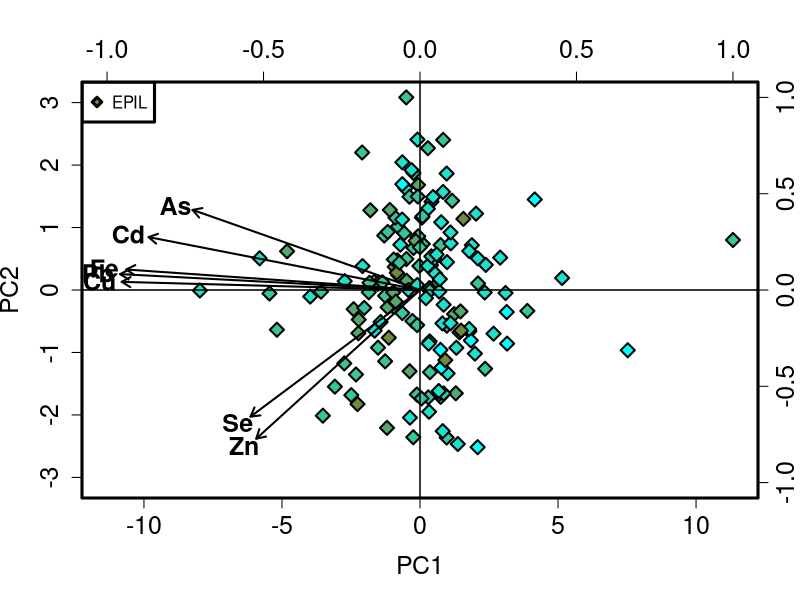
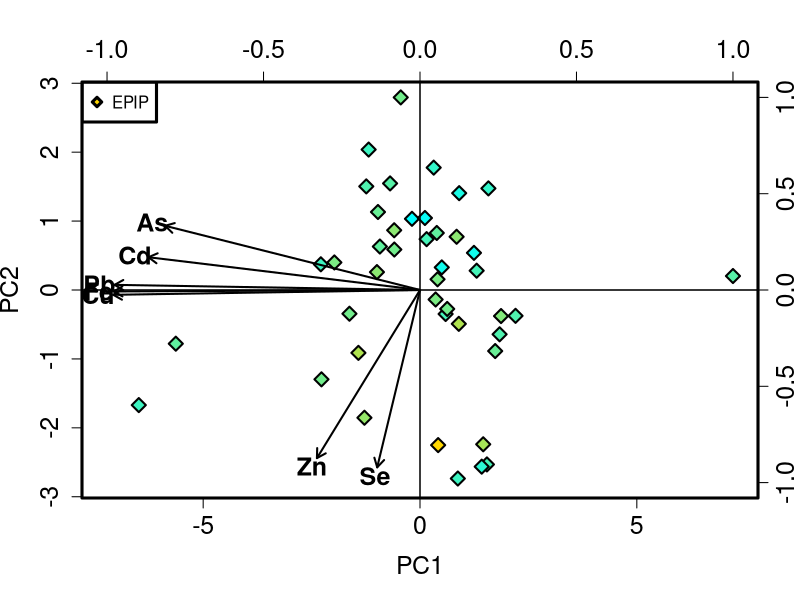
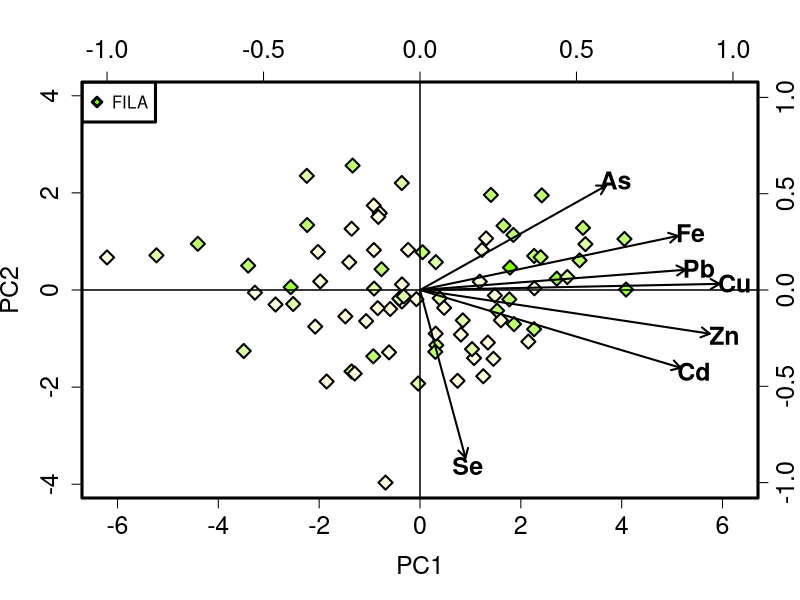

R code for these plots, in order:
library("readr")
library("corrplot")
library("vegan")

alldata <- data.frame(read_csv("2_incremental/20220420_STANDING_CROP.csv"))

alldata$SAMPLING_DATE<-as.Date(alldata$SAMPLING_DATE, format = "%m/%d/%Y")

###############################Figure 1 #########################################

COMPARTMENTS <- alldata[which(alldata$SAMPLE_DESCRIPTOR == "EPIL"),]


####Big 5+Fe+Se####

LABELS<-as.data.frame(na.omit(COMPARTMENTS[,c(3,4,6,7,9,10,13,19,22,25,35,40,49)]))
LABELS<-LABELS[order(LABELS$SAMPLE_DESCRIPTOR, decreasing = F), ]
PCA.DF<-as.data.frame(LABELS[,c(7:ncol(LABELS))])
names(PCA.DF)<- c("As","Cd","Cu","Fe","Pb","Se","Zn")

cor(PCA.DF)
#corrplot(cor(PCA.DF), method = "circle", lwd=2) 

###PCA###

PCA.DF<-log(PCA.DF)
my.data <- PCA.DF
my.data <- as.matrix(scale(my.data, center = TRUE, scale = TRUE))
my.prc <- prcomp(na.omit(my.data))

#plot(my.prc)

pca_scores<-scores(my.prc)

sd <- my.prc$sdev

correlations <- t(t(my.prc$rotation)*sd)

summary(my.prc)

#####PLOT####

#rbPal <- colorRampPalette(c("beige",colors()[89]))

rbPal <- colorRampPalette(c(colors()[89],"cyan"))

names(LABELS)

LABELS$Col <- rbPal(5)[as.numeric(cut(log(LABELS$PHICOCYANIN.MG.M2),breaks = 5))]

#colors <- c(colors()[89], "gold", "chartreuse")
#colors <- colors[as.numeric(factor(na.omit(LABELS$SAMPLE_DESCRIPTOR)))]

#dev.new()

plot	(my.prc$x,
      pch=c(23),
      xlim=c(-max(abs(range(my.prc$x[,1]))),max(abs(range(my.prc$x[,1])))),	
      ylim=c(-max(abs(range(my.prc$x[,2]))),max(abs(range(my.prc$x[,2])))), 
      cex.lab=1.5, cex.axis=1.5, cex.main=1.4, cex.sub=1.4, 
      col="black",
      bg=LABELS$Col,
      cex=1.5,
      lwd=2
)
#	col="black")

tab <- matrix(c(my.prc$x[,1], my.prc$x[,2]), ncol=2)

legend(x = "topleft", legend = levels(factor(LABELS$SAMPLE_DESCRIPTOR)), 
       pch=c(23,24,25), 
       cex = 1, 
       box.lwd=3,
       col = "black", 
       pt.bg=colors()[89], 
        pt.lwd=3)


#panel.first= {
#  ordiellipse(tab,LABELS$SAMPLE_DESCRIPTOR,conf=0.95, draw ="polygon", col=c(adjustcolor(colors()[89], alpha.f=0.25),adjustcolor("gold", alpha.f=0.25),adjustcolor("chartreuse", alpha.f=0.25)), border=c(colors()[89],"gold","chartreuse"))
#}


par(new=TRUE)

plot	(correlations[1,],
      correlations[2,],
      col="NA",
      xlim=c(-1,1),
      ylim=c(-1,1),
      xaxt="n",
      yaxt="n",
      xlab="",
      ylab="")

arrows(0, 0, 
       x1 = correlations[,1], 
       y1 = correlations[,2], 
       length = 0.1, angle = 30, lwd =2.0,
       code = 2, col = par("fg"), 
       lty = par("lty"))

text(	x=correlations[,1]*1.075,
      y=correlations[,2]*1.05,
      labels = names(PCA.DF), 
      cex=1.5,
      font=2)

rownames(my.prc$rotation)

box(lwd=3)

coordnames<-data.frame(correlations[,1]*1.1,correlations[,2]*1.1)

coordnames

axis(3, cex.axis=1.5)
mtext("y2",side=4,line=2, col="Blue")
axis(4, cex.axis=1.5)
mtext("y2",side=4,line=2, col="Blue")

abline(h=c(0,0))
abline(v=c(0,0))

###############################Figure 2 #########################################

COMPARTMENTS <- alldata[which(alldata$SAMPLE_DESCRIPTOR == "EPIP"),]


####Big 5+Fe+Se####

LABELS<-as.data.frame(na.omit(COMPARTMENTS[,c(3,4,6,7,9,10,13,19,22,25,35,40,49)]))
LABELS<-LABELS[order(LABELS$SAMPLE_DESCRIPTOR, decreasing = F), ]
PCA.DF<-as.data.frame(LABELS[,c(7:ncol(LABELS))])
names(PCA.DF)<- c("As","Cd","Cu","Fe","Pb","Se","Zn")

#dev.new()
cor(PCA.DF)
#corrplot(cor(PCA.DF), method = "circle", lwd=2) 

###PCA###

PCA.DF<-log(PCA.DF)
my.data <- PCA.DF
my.data <- as.matrix(scale(my.data, center = TRUE, scale = TRUE))
my.prc <- prcomp(na.omit(my.data))

#plot(my.prc)

pca_scores<-scores(my.prc)

sd <- my.prc$sdev

correlations <- t(t(my.prc$rotation)*sd)

summary(my.prc)

#####PLOT####

rbPal <- colorRampPalette(c("lightyellow","gold"))

rbPal <- colorRampPalette(c("gold","cyan"))

names(LABELS)

LABELS$Col <- rbPal(30)[as.numeric(cut(log(LABELS$PHICOCYANIN.MG.M2),breaks = 30))]

#colors <- c(colors()[89], "gold", "chartreuse")
#colors <- colors[as.numeric(factor(na.omit(LABELS$SAMPLE_DESCRIPTOR)))]

#dev.new()

plot	(my.prc$x,
      pch=c(23),
      xlim=c(-max(abs(range(my.prc$x[,1]))),max(abs(range(my.prc$x[,1])))),	
      ylim=c(-max(abs(range(my.prc$x[,2]))),max(abs(range(my.prc$x[,2])))), 
      cex.lab=1.5, cex.axis=1.5, cex.main=1.4, cex.sub=1.4, 
      col="black",
      bg=LABELS$Col,
      cex=1.5,
      lwd=2
)
#	col="black")

tab <- matrix(c(my.prc$x[,1], my.prc$x[,2]), ncol=2)

legend(x = "topleft", legend = levels(factor(LABELS$SAMPLE_DESCRIPTOR)), 
        pch=c(23,24,25), 
        cex = 1, 
        box.lwd=3,
        col = "black", 
        pt.bg="gold", "chartreuse", 
        pt.lwd=3)


#panel.first= {
#  ordiellipse(tab,LABELS$SAMPLE_DESCRIPTOR,conf=0.95, draw ="polygon", col=c(adjustcolor(colors()[89], alpha.f=0.25),adjustcolor("gold", alpha.f=0.25),adjustcolor("chartreuse", alpha.f=0.25)), border=c(colors()[89],"gold","chartreuse"))
#}


par(new=TRUE)

plot	(correlations[1,],
      correlations[2,],
      col="NA",
      xlim=c(-1,1),
      ylim=c(-1,1),
      xaxt="n",
      yaxt="n",
      xlab="",
      ylab="")

arrows(0, 0, 
       x1 = correlations[,1], 
       y1 = correlations[,2], 
       length = 0.1, angle = 30, lwd =2.0,
       code = 2, col = par("fg"), 
       lty = par("lty"))

text(	x=correlations[,1]*1.05,
      y=correlations[,2]*1.05,
      labels = names(PCA.DF), 
      cex=1.5,
      font=2)

rownames(my.prc$rotation)

box(lwd=3)

coordnames<-data.frame(correlations[,1]*1.1,correlations[,2]*1.1)

coordnames

axis(3, cex.axis=1.5)
mtext("y2",side=4,line=2, col="Blue")
axis(4, cex.axis=1.5)
mtext("y2",side=4,line=2, col="Blue")

abline(h=c(0,0))
abline(v=c(0,0))

###############################Figure 3 #########################################


COMPARTMENTS <- alldata[which(alldata$SAMPLE_DESCRIPTOR == "FILA"),]


####Big 5+Fe+Se####

LABELS<-as.data.frame(na.omit(COMPARTMENTS[,c(3,4,6,7,10,13,19,22,25,35,40,49)]))
LABELS<-LABELS[order(LABELS$SAMPLE_DESCRIPTOR, decreasing = F), ]
PCA.DF<-as.data.frame(LABELS[,c(6:ncol(LABELS))])
names(PCA.DF)<- c("As","Cd","Cu","Fe","Pb","Se","Zn")

#dev.new()
cor(PCA.DF)
#corrplot(cor(PCA.DF), method = "circle", lwd=2) 

###PCA###

PCA.DF<-log(PCA.DF)
my.data <- PCA.DF
my.data <- as.matrix(scale(my.data, center = TRUE, scale = TRUE))
my.prc <- prcomp(na.omit(my.data))

#plot(my.prc)

pca_scores<-scores(my.prc)

sd <- my.prc$sdev

correlations <- t(t(my.prc$rotation)*sd)

summary(my.prc)

#####PLOT####

rbPal <- colorRampPalette(c("lightyellow","Chartreuse"))

names(LABELS)

LABELS$Col <- rbPal(5)[as.numeric(cut(LABELS$OM.AREA.g.m2+1,breaks = 5))]

#colors <- c(colors()[89], "gold", "chartreuse")
#colors <- colors[as.numeric(factor(na.omit(LABELS$SAMPLE_DESCRIPTOR)))]

#dev.new()
plot3<-

  plot	(my.prc$x,
      pch=c(23),
      xlim=c(-max(abs(range(my.prc$x[,1]))),max(abs(range(my.prc$x[,1])))),	
      ylim=c(-max(abs(range(my.prc$x[,2]))),max(abs(range(my.prc$x[,2])))), 
      cex.lab=1.5, cex.axis=1.5, cex.main=1.4, cex.sub=1.4, 
      col="black",
      bg=LABELS$Col,
      cex=1.5,
      lwd=2
)
#	col="black")

tab <- matrix(c(my.prc$x[,1], my.prc$x[,2]), ncol=2)

legend(x = "topleft", legend = levels(factor(LABELS$SAMPLE_DESCRIPTOR)), 
        pch=c(23,24,25), 
        cex = 1, 
        box.lwd=3,
        col = "black", 
        pt.bg="chartreuse", 
        pt.lwd=3)


#panel.first= {
#  ordiellipse(tab,LABELS$SAMPLE_DESCRIPTOR,conf=0.95, draw ="polygon", col=c(adjustcolor(colors()[89], alpha.f=0.25),adjustcolor("gold", alpha.f=0.25),adjustcolor("chartreuse", alpha.f=0.25)), border=c(colors()[89],"gold","chartreuse"))
#}


par(new=TRUE)

plot	(correlations[1,],
      correlations[2,],
      col="NA",
      xlim=c(-1,1),
      ylim=c(-1,1),
      xaxt="n",
      yaxt="n",
      xlab="",
      ylab="")

arrows(0, 0, 
       x1 = correlations[,1], 
       y1 = correlations[,2], 
       length = 0.1, angle = 30, lwd =2.0,
       code = 2, col = par("fg"), 
       lty = par("lty"))

text(	x=correlations[,1]*1.05,
      y=correlations[,2]*1.05,
      labels = names(PCA.DF), 
      cex=1.5,
      font=2)

rownames(my.prc$rotation)

box(lwd=3)

coordnames<-data.frame(correlations[,1]*1.1,correlations[,2]*1.1)

coordnames

axis(3, cex.axis=1.5)
mtext("y2",side=4,line=2, col="Blue")
axis(4, cex.axis=1.5)
mtext("y2",side=4,line=2, col="Blue")

abline(h=c(0,0))
abline(v=c(0,0))


